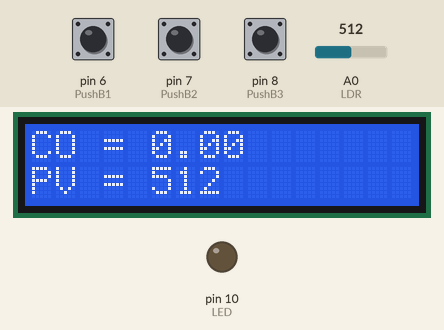
Simulated run of this sketch. Board: Arduino Uno, built with avr-gcc and run on an emulated ATmega328P. Shown: 16×2 character LCD, output pins drawn as LEDs (lit = HIGH). Inputs (shaded band) come from the test bench; at power-on: A0 (LDR) = 512, pin 8 (PushB3) HIGH, pin 6 (PushB1) HIGH, pin 7 (PushB2) HIGH. What the sketch prints to the serial monitor is not drawn.

Above: at 1.2 s.
1.3 s: A0 (LDR) set to 0
At 2.3 s:
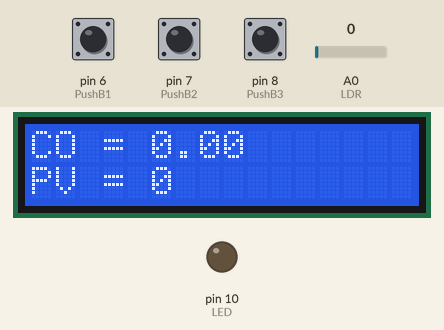
4.3 s: pin 8 (PushB3) pulled LOW for 0.15 s
At 4.7 s:
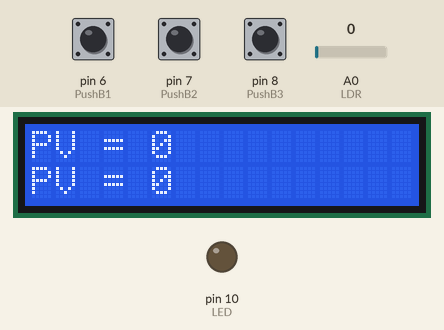
5.9 s: A0 (LDR) set to 122
At 6.6 s:
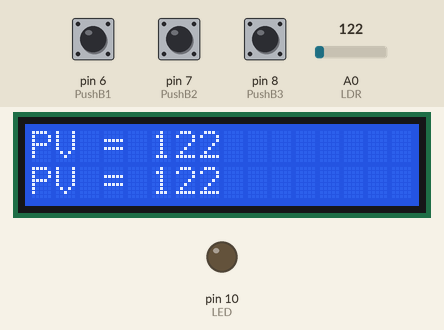
7.5 s: pin 8 (PushB3) pulled LOW for 1 s
At 8.5 s:
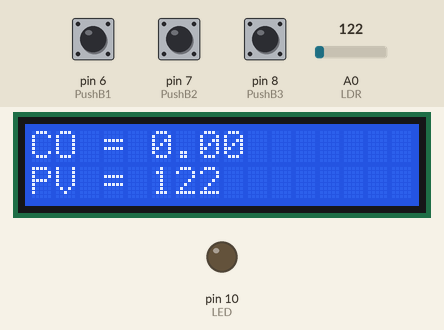
10.0 s: pin 6 (PushB1) pulled LOW for 0.15 s
At 11.3 s:
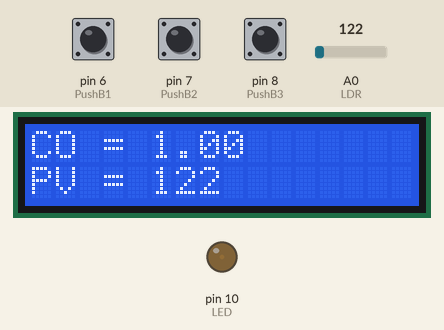
11.6 s: pin 6 (PushB1) pulled LOW for 1 s
At 12.6 s:
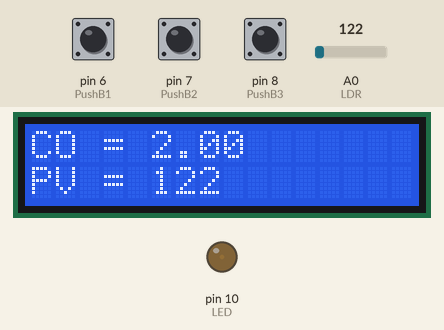
Timing chart, 0 to 14.6 s (numbered marks = the images above; inputs shaded):
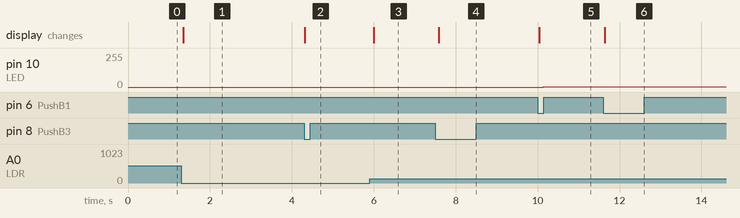

Measured:
- after the input at 1.3 s, the display: changes after 0.05 s (image 1)
- after the input at 4.3 s, the display: changes at once (image 2)
- after the input at 5.9 s, the display: changes after 0.10 s (image 3)
- after the input at 7.5 s, the display: changes after 0.09 s (image 4)
- after the input at 10.0 s, pin 10 (LED): 0/255 → 1/255 after 0.14 s; the display: changes at once (image 5)
- after the input at 11.6 s, pin 10 (LED): 1/255 → 2/255 after 0.14 s; the display: changes at once (image 6)

The sketch:

MANUAL_CONTROL.ino
```cpp
#include <LiquidCrystal.h>
LiquidCrystal lcd(12, 11, 5, 4, 3, 2); //SETTING UP THE LCD PIN NUMBERS
const int PushB1 = 6; //SETTING UP PUSHBUTTON TO OUTPUT PINS
const int PushB2 = 7;
const int PushB3 = 8;

int LED = 10;  //SELECT THE PIN FOR THE LED
int LDR = A0;  //SETTING THE PIN FOR THE SENSOR

int PV;        // PROCESS VARIABLE
float CO;        //CONTROL OUTPUT VALUE

int ScreenNumber;

int LastState1;
int LastState2;
int LastState3;
int CurrentState1;
int CurrentState2;
int CurrentState3;

void setup()
{
  Serial.begin(9600);             //SETTTING UP THE SPEED OF THE SERIAL COMMUNICATION
  lcd.begin(16, 2);               //SETTING UP THE SIZE OF THE LCD SCREEN
  pinMode(PushB1, INPUT_PULLUP);
  pinMode(PushB2, INPUT_PULLUP);
  pinMode(PushB3, INPUT_PULLUP);
  pinMode(LED, OUTPUT);           //declare the led pin as an output
}

void loop() {
  analogWrite(LED, CO);
  PV = analogRead(LDR);

  /*PUSH BUTTON 1, ADDING SETTINGS*/
  LastState1 = CurrentState1;
  CurrentState1 = digitalRead(PushB1);
  if (LastState1 == 1 && CurrentState1 == 0)
  {
    if (ScreenNumber == 0)
    {
      CO = CO + 1;
    }
  }

  /*PUSH BUTTON 2, MINUS SETTINGS*/
  LastState2 = CurrentState2;
  CurrentState2 = digitalRead(PushB2);
  if (LastState2 == 1 && CurrentState2 == 0)
  {
    if (ScreenNumber == 0)
    {
      CO = CO - 1;
    }
  }
  /*PUSH BUTTON 3, CHANGE PAGE SETTINGS*/
  LastState3 = CurrentState3;
  CurrentState3 = digitalRead(PushB3);
  if (LastState3 == 1 && CurrentState3 == 0)
  {
    ScreenNumber = ScreenNumber + 1;
    if (ScreenNumber > 1)
    {
      ScreenNumber = 0;
    }
  }
  switch (ScreenNumber) {
    case 0:
      //SHOWING CO AND PV VALUES ON LCD SCREEN 1
      lcd.clear();
      lcd.setCursor(0, 0);
      lcd.print("CO = ");
      lcd.print(CO);
      lcd.print("    ");
      lcd.setCursor(0, 1);
      lcd.print("PV = ");
      lcd.print(PV);
      lcd.print(" ");
      delay(100);
      break;
    case 1:
      //SHOWING PV AND PV VALUES ON LCD SCREEN 1
      lcd.clear();
      lcd.setCursor(0, 0);
      lcd.print("PV = ");
      lcd.print(PV);
      lcd.print(" ");
      lcd.setCursor(0, 1);
      lcd.print("PV = ");
      lcd.print(PV);
      lcd.print(" ");
      delay(100);
    default:
      break;
  }
  //PRINTING THESE VALUES TO SERIAL MONITOR
  Serial.print("PV = ");
  Serial.print(PV);
  Serial.print("\t CO = ");
  Serial.print(CO);
  Serial.println();
}
```
